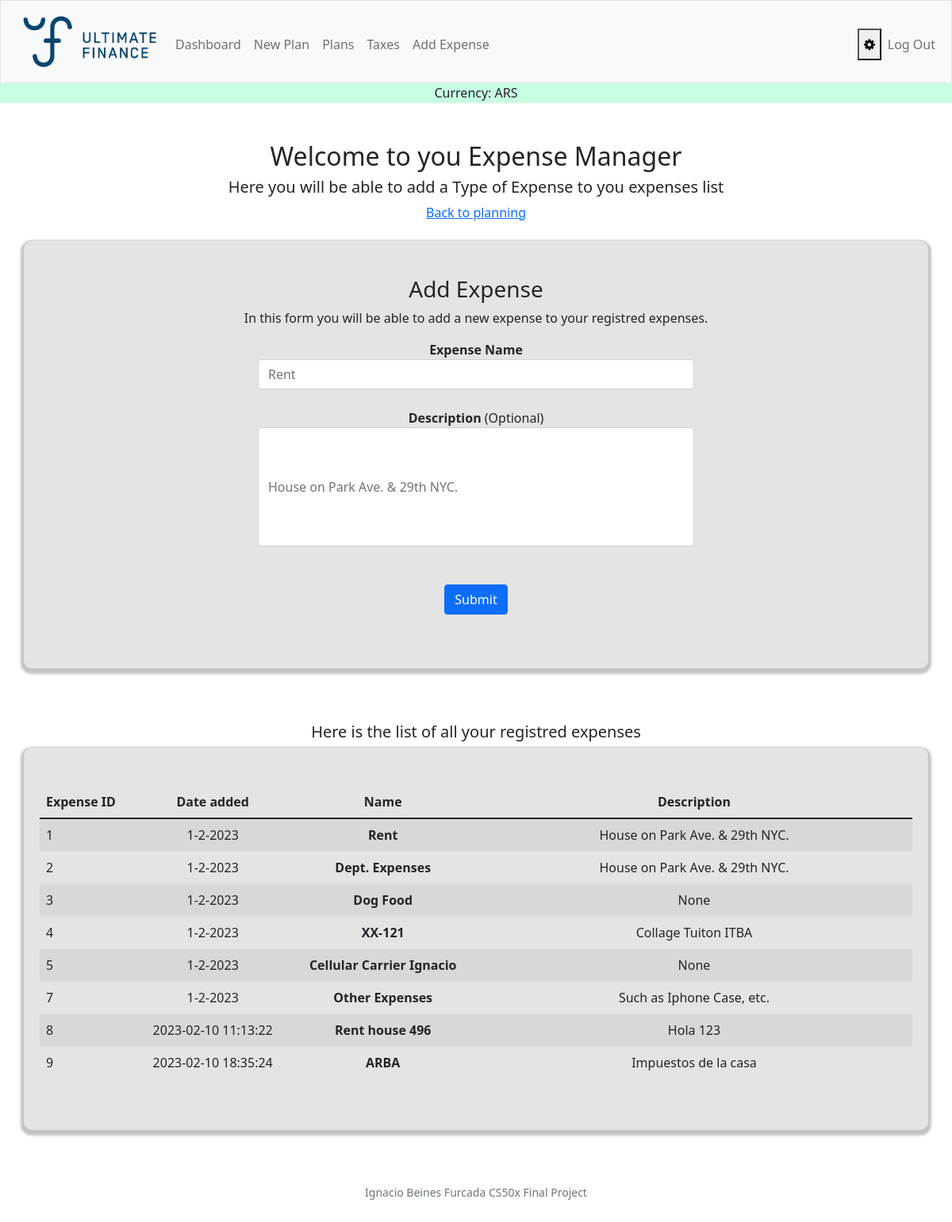
Page /add_expense (signed in) on the committed database.
### tables this page shows
CREATE TABLE types_of_expenses (id INTEGER PRIMARY KEY AUTOINCREMENT NOT NULL, day_added DATETIME NOT NULL,
name TEXT NOT NULL, description TEXT, user_id INTEGER);

### app.py (the view, shortened to what this page needs)
@app.route("/add_expense", methods=["GET", "POST"])
@login_required
def add_expense():
    user_id = session["user_id"]
    name = db.execute("SELECT name FROM users WHERE id = ?", user_id)
    types_of_expenses = db.execute("SELECT * FROM types_of_expenses WHERE user_id = ?", user_id)
    return render_template("add_expense.html", types_of_expenses=types_of_expenses)

### app.py (called while the page is built)
@app.after_request
def after_request(response):
    response.headers["Cache-Control"] = "no-cache, no-store, must-revalidate"
    response.headers["Expires"] = 0
    response.headers["Pragma"] = "no-cache"
    return response

### extras.py (called while the page is built)
def login_required(f):
    @wraps(f)
    def decorated_function(*args, **kwargs):
        if session.get("user_id") is None:
            return redirect("/login")
        return f(*args, **kwargs)
    return decorated_function

### templates/add_expense.html (shortened to what this page needs)
{% extends "layout.html" %}
{% block main %}
<h2>Welcome to you Expense Manager</h2>
<h5>Here you will be able to add a Type of Expense to you expenses list</h5>
<a href="/new_plan">Back to planning</a><br><br>
    <div class="add_expense container">
        <br>
        <h3>Add Expense</h3>
        <p>In this form you will be able to add a new expense to your registred expenses.</p>
        <form action="/add_expense" method="post">
            <div class="form-group col-6 " style="margin:auto">
              <label for="ExpenseName"><strong>Expense Name</strong></label>
              <input autocomplete="off" type="text" class="form-control" name="ExpenseName" id="ExpenseName" placeholder="Rent">
            </div><br>
            <div class="form-group col-6" style="margin:auto">
              <label for="ExpenseDescription"><strong>Description</strong> (Optional)</label>
              <input style="height: 150px;"autocomplete="off" type="text" class="form-control" name="ExpenseDescription" id="ExpenseDescription" placeholder="House on Park Ave. & 29th NYC.">
            </div><br>
            <br> <button class="btn btn-primary" type="submit">Submit</button>
        </form>
        <br><br>
    </div><br><br>
            <h5>Here is the list of all your registred expenses</h5>
    <main class="container py-5 text-center">
        <table class="table table-striped">
            <thead>
                <tr>
                    <th class="text-start">Expense ID</th>
                    <th class="text-center">Date added</th>
                    <th class="text-center"><strong>Name</strong></th>
                    <th style="width:50%" class="text-center">Description</th>
                </tr>
            </thead>
           <tbody>
                {% for expense_type in types_of_expenses %}
                    <tr>
                        <td class="text-start">{{ expense_type.id }}</td>
                        <td class="text-center">{{ expense_type.day_added }}</td>
                        <td class="text-center"><strong>{{ expense_type.name }}</strong></td>
                        <td class="text-center">{{ expense_type.description }}</td>
                    </tr>
                {% endfor %}
            </tbody>
        </table>
    </main>
{% endblock %}

### static/styles.css (style rules this page uses)
body { min-height: 100vh; display: flex; flex-direction: column; }
.add_expense { background-color: rgba(193, 255, 86, 0.515); }
.container { background-color: rgb(228, 228, 228); margin:auto; max-width: auto; border-radius: 10px; width: auto; padding: 20px; margin-bottom: 20px; box-shadow: 0 3px 3px 4px rgba(0, 0, 0, 0.235); }
form { text-align: center; align-items: center; }

### rows in the picture
types_of_expenses: id "1", day_added "1-2-2023", name "Rent", description "House on Park Ave. & 29th NYC."
types_of_expenses: id "2", day_added "1-2-2023", name "Dept. Expenses", description "House on Park Ave. & 29th NYC."
types_of_expenses: id "3", day_added "1-2-2023", name "Dog Food", description "None"
types_of_expenses: id "4", day_added "1-2-2023", name "XX-121", description "Collage Tuiton ITBA"
types_of_expenses: id "5", day_added "1-2-2023", name "Cellular Carrier Ignacio", description "None"
types_of_expenses: id "7", day_added "1-2-2023", name "Other Expenses", description "Such as Iphone Case, etc."
types_of_expenses: id "8", day_added "2023-02-10 11:13:22", name "Rent house 496", description "Hola 123"
types_of_expenses: id "9", day_added "2023-02-10 18:35:24", name "ARBA", description "Impuestos de la casa"
